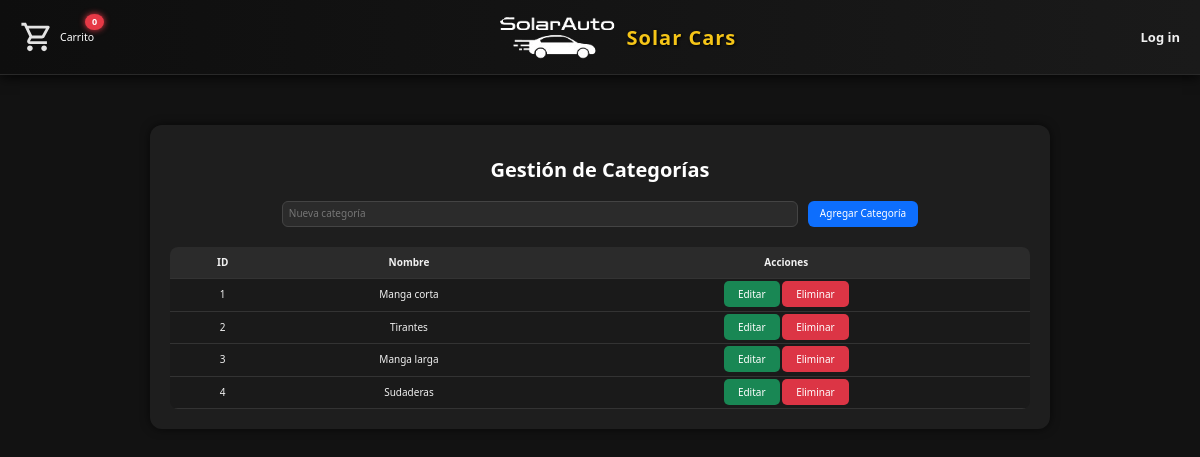
/admin/categorias.php, run on an earlier commit of the app's database.
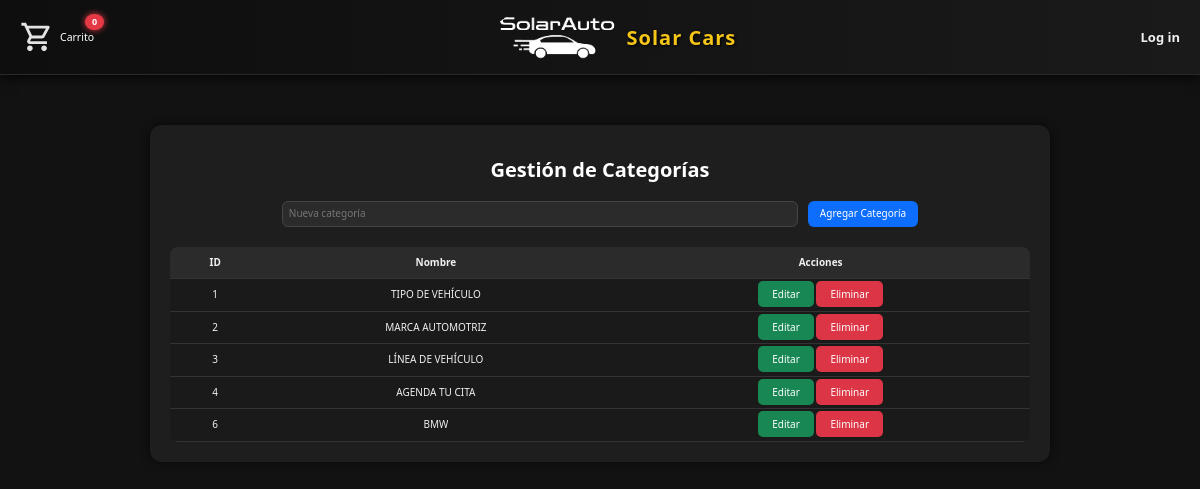
And on a later commit of the database.
### tables this page shows
CREATE TABLE `categorias` (
  `id` int(255) NOT NULL,
  `nombre` varchar(100) NOT NULL
);

### admin/categorias.php (the view, shortened to what this page needs)
<?php
include '../conexion.php';
$stmt = $pdo->query("SELECT * FROM categorias");
$categorias = $stmt->fetchAll(PDO::FETCH_ASSOC);
?>
<!DOCTYPE html>
<html lang="es">
<head>
    <link rel="stylesheet" href="../css/Normalize.css">
    <link rel="stylesheet" href="../css/styles.css">
</head>
<body>
<?php include '../php/include/header.php'; ?>
<main class="admin__categorias-contenedor">
    <h1 class="titulo">Gestión de Categorías</h1>
    <form method="POST" class="formulario-categoria">
        <input type="text" name="nombre" placeholder="Nueva categoría" required class="input-categoria">
        <button type="submit" class="btn-agregar">Agregar Categoría</button>
    </form>
    <table class="tabla-categorias">
        <thead>
            <tr>
                <th>ID</th>
                <th>Nombre</th>
                <th>Acciones</th>
            </tr>
        </thead>
        <tbody>
            <?php foreach ($categorias as $categoria): ?>
            <tr>
                <td><?= $categoria['id'] ?></td>
                <td><?= htmlspecialchars($categoria['nombre']) ?></td>
                <td>
                    <a class="btn-editar" href="editar_categoria.php?id=<?= $categoria['id'] ?>">Editar</a>
                    <a class="btn-eliminar" href="categorias.php?eliminar=<?= $categoria['id'] ?>" onclick="return confirm('¿Estás seguro de que deseas eliminar esta categoría?');">Eliminar</a>
                </td>
            </tr>
            <?php endforeach; ?>
        </tbody>
    </table>
</main>
</body>
</html>

### php/include/header.php (shortened to what this page needs)
<?php
$carritoTotal = isset($_SESSION['carrito']) ? count($_SESSION['carrito']) : 0;
?>
<header class="header">
    <div class="header__container">
        <div class="header__left">
            <a href="/carros/php/tu-shopping-car.php" class="cart-link" title="Ver tu carrito">
                <img src="/carros/img/shopping_cart_24dp_E3E3E3_FILL0_wght400_GRAD0_opsz24.svg" alt="Carrito">
                <span class="cart-badge"><?= $carritoTotal ?></span>
                <span class="cart-text">Carrito</span>
            </a>
        </div>
        <div class="header__center">
            <img src="/carros/img/logo.png" alt="Logo" class="header-logo">
            <h1 class="brand-title">Solar Cars</h1>
        </div>
        <nav class="header__right">
            <ul class="nav-links">
                <?php if (isset($_SESSION['usuario'])): ?>
                    <li><a href="/carros/php/logout.php">Cerrar sesión</a></li>
                <?php else: ?>
                    <li><a href="/carros/php/login.php">Log in</a></li>
                <?php endif; ?>
            </ul>
        </nav>
    </div>
</header>

### css/styles.css (style rules this page uses)
:root { --color-primary: #007bff; --color-secondary: #6c757d; --color-tertiary: #6c757d; --color-quaternary: #6c757d; --color-primary-dark: #000; --color-primary-light: #fff; }
html { font-size: 62.5%; box-sizing: border-box; font-family: Arial, Helvetica, sans-serif; margin: 0; }
h1 { font-size: 3.2rem; }
*, *::before, *::after { box-sizing: inherit; }
body { margin: 0; background-color: var(--color-primary-light); font-family: 'Segoe UI', Tahoma, Geneva, Verdana, sans-serif; }
header { background: linear-gradient(90deg, #0e0e0e 0%, #1a1a1a 100%); padding: 1.2rem 2rem; color: #fff; box-shadow: 0 2px 12px rgba(0, 0, 0, 0.85); position: sticky; top: 0; z-index: 1000; border-bottom: 1px solid #292929; }
.header__container { display: flex; justify-content: space-between; align-items: center; flex-wrap: wrap; gap: 1.2rem; }
.header__left, .header__center, .header__right { display: flex; align-items: center; gap: 1.5rem; }
.cart-link { display: flex; align-items: center; color: #ffffff; text-decoration: none; position: relative; transition: transform 0.2s ease, color 0.3s ease; font-size: 1.15rem; }
.cart-link img { width: 34px; height: 34px; }
.cart-badge { background-color: #e63946; color: white; border-radius: 50%; padding: 3px 7px; font-size: 0.9rem; font-weight: bold; position: absolute; top: -6px; right: -10px; box-shadow: 0 0 6px #e63946; }
.cart-text { margin-left: 0.6rem; font-size: 1.05rem; }
.header__center { flex-direction: row; gap: 0.8rem; text-align: center; }
.header-logo { height: 50px; width: auto; transition: transform 0.3s ease; }
.brand-title { font-size: 2rem; font-weight: bold; color: #f5c518; letter-spacing: 1px; text-shadow: 1px 1px 3px #000; }
.nav-links { list-style: none; display: flex; gap: 2rem; padding-left: 0; margin: 0; }
.nav-links a { text-decoration: none; color: #f0f0f0; font-weight: 600; font-size: 1.3rem; position: relative; transition: color 0.3s ease; }
.nav-links a::after { content: ""; display: block; width: 0%; height: 2px; background-color: #f5c518; position: absolute; bottom: -4px; left: 0; transition: width 0.3s ease; }

### admin/categorias.php (style rules this page uses)
body { background-color: #121212; color: #f1f1f1; font-family: 'Segoe UI', sans-serif; }
.admin__categorias-contenedor { padding: 2rem; max-width: 900px; margin: auto; background-color: #1e1e1e; border-radius: 12px; box-shadow: 0 0 10px rgba(0,0,0,0.6); margin-top: 50px; }
.titulo { text-align: center; font-size: 2rem; margin-bottom: 2rem; color: #fff; }
.formulario-categoria { display: flex; justify-content: center; gap: 1rem; margin-bottom: 2rem; }
.input-categoria { padding: 0.6rem; font-size: 1rem; width: 60%; border: 1px solid #444; border-radius: 6px; background-color: #2b2b2b; color: #fff; }
.btn-agregar { padding: 0.6rem 1.2rem; background-color: #0d6efd; border: none; color: white; border-radius: 6px; cursor: pointer; transition: background 0.3s ease; }
.tabla-categorias { width: 100%; border-collapse: collapse; background-color: #1a1a1a; border-radius: 8px; overflow: hidden; }
.tabla-categorias th, .tabla-categorias td { padding: 1rem; text-align: center; border-bottom: 1px solid #333; }
.tabla-categorias thead { background-color: #2b2b2b; }
.btn-editar, .btn-eliminar { text-decoration: none; padding: 6px 14px; border-radius: 5px; color: white; transition: background 0.3s ease; }
.btn-editar { background-color: #198754; }
.btn-eliminar { background-color: #dc3545; }

What changed in the data, as far as the page shows it:
changed categorias id 1: nombre "Manga corta" → "TIPO DE VEHÍCULO"
changed categorias id 2: nombre "Tirantes" → "MARCA AUTOMOTRIZ"
changed categorias id 3: nombre "Manga larga" → "LÍNEA DE VEHÍCULO"
changed categorias id 4: nombre "Sudaderas" → "AGENDA TU CITA"
added categorias: id "6", nombre "BMW"
